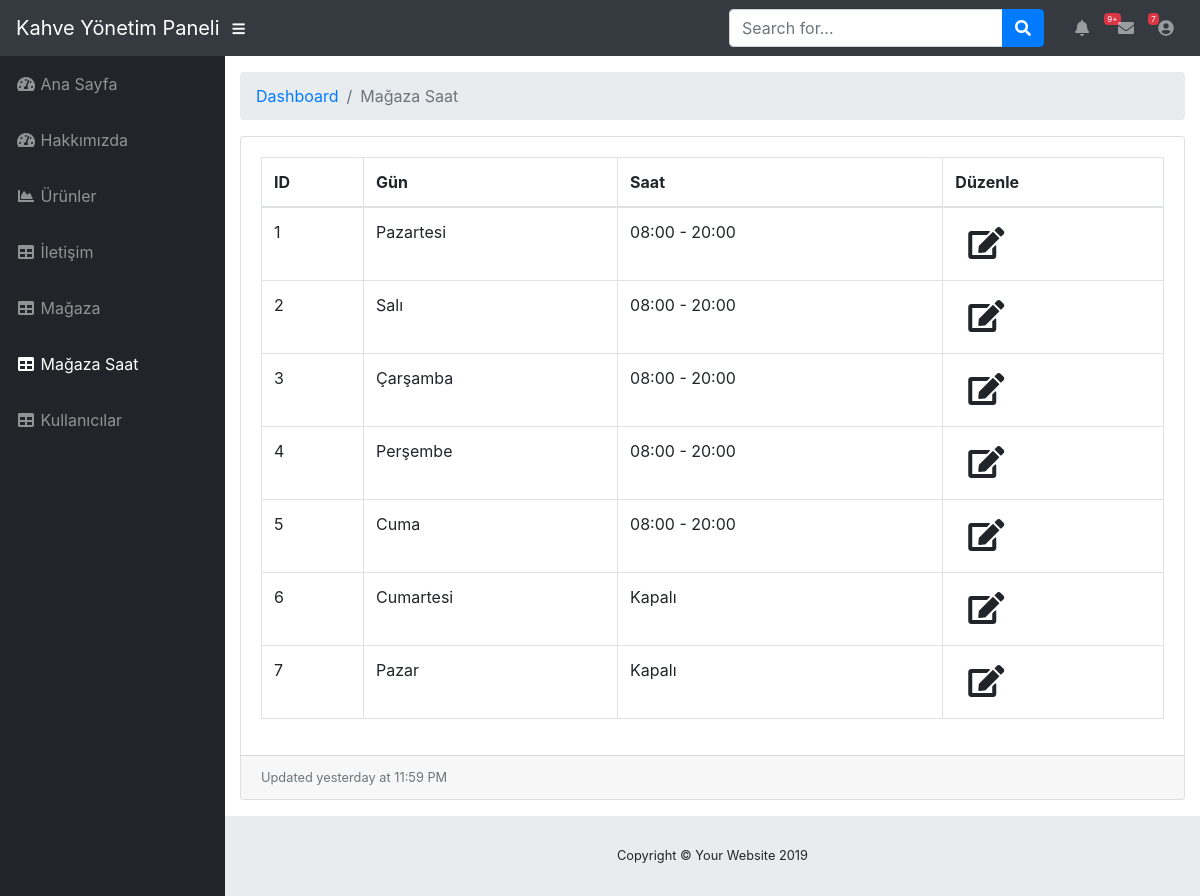
Screenshot of /admin/magazaSaat.php (signed in) with the database file from the repository.
### tables this page shows
CREATE TABLE IF NOT EXISTS `magazasaat` (
  `id` int(11) NOT NULL AUTO_INCREMENT,
  `gun` char(50) NOT NULL,
  `saat` char(50) NOT NULL,
  PRIMARY KEY (`id`)
);

### admin/magazaSaat.php (the view, shortened to what this page needs)
<?php
include('../inc/vt.php');
include('inc/head.php');
include('inc/nav.php');
include('inc/sidebar.php');
$sorgu = $baglanti->prepare("SELECT * FROM magazasaat");
$sorgu->execute();
?>
<div id="content-wrapper">
    <div class="container-fluid">
        <ol class="breadcrumb">
            <li class="breadcrumb-item">
                <a href="#">Dashboard</a>
            </li>
            <li class="breadcrumb-item active">Mağaza Saat</li>
        </ol>
        <div class="card mb-3">
            <div class="card-body">
                <div class="table-responsive">
                    <table class="table table-bordered"  width="100%" cellspacing="0">
                        <thead>
                        <tr>
                            <th>ID</th>
                            <th>Gün</th>
                            <th>Saat</th>
                            <th>Düzenle</th>
                        </tr>
                        </thead>
                        <tbody>
                        <?php while ($sonuc = $sorgu->fetch()) { ?>
                            <tr>
                                <td><?= $sonuc["id"] ?></td>
                                <td><?= $sonuc["gun"] ?></td>
                                <td><?= $sonuc["saat"] ?></td>
                              <td><a class="btn btn" href="magazaSaatGuncelle.php?id=<?= $sonuc["id"] ?>"><span
                                                class="fa fa-edit fa-2x"></span></a></td>
                            </tr>
                            <?php
                        }
                        ?>
                        </tbody>
                    </table>
                </div>
            </div>
            <div class="card-footer small text-muted">Updated yesterday at 11:59 PM</div>
        </div>
    </div>
    <?php
    include('inc/footer.php');
    ?>

### rows the page displays
magazasaat: id "1", gun "Pazartesi", saat "08:00 - 20:00"
magazasaat: id "2", gun "Salı", saat "08:00 - 20:00"
magazasaat: id "3", gun "Çarşamba", saat "08:00 - 20:00"
magazasaat: id "4", gun "Perşembe", saat "08:00 - 20:00"
magazasaat: id "5", gun "Cuma", saat "08:00 - 20:00"
magazasaat: id "6", gun "Cumartesi", saat "Kapalı"
magazasaat: id "7", gun "Pazar", saat "Kapalı"
